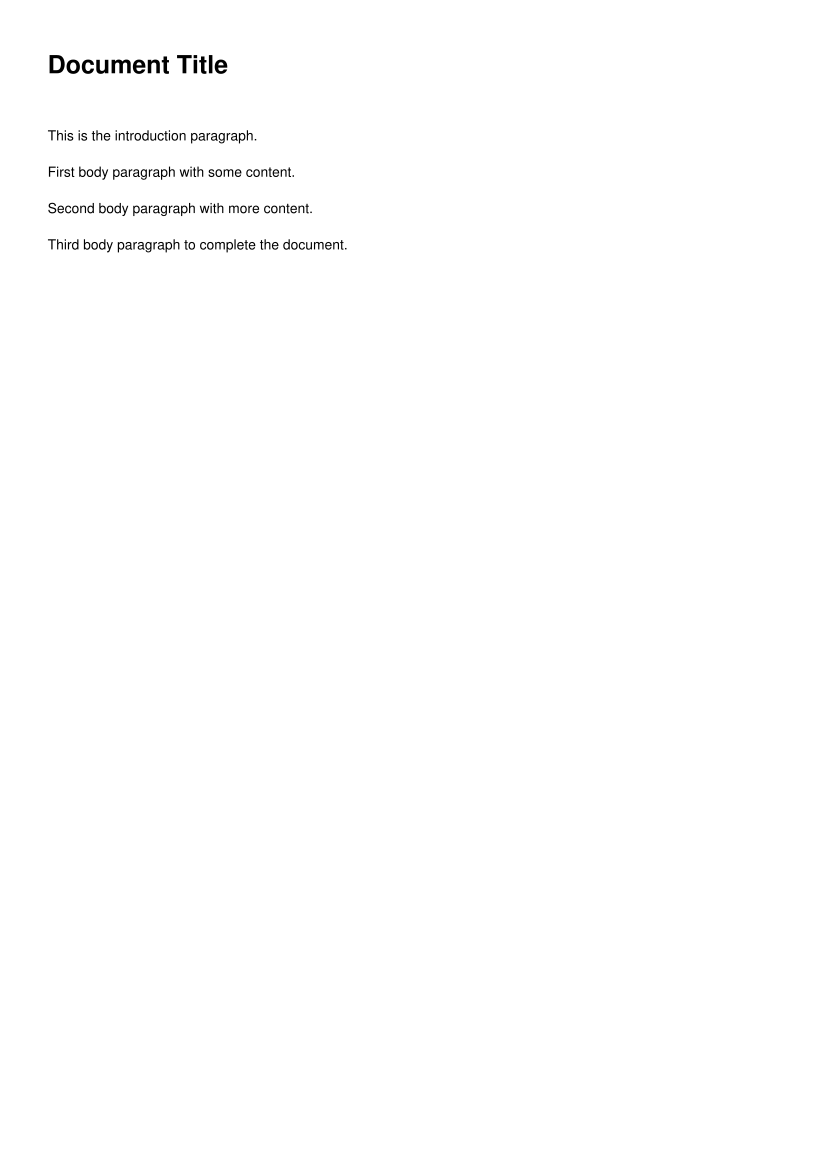

This figure's Python source:
# Copyright 2025 Softwell S.r.l. - Licensed under Apache License 2.0
# See LICENSE file for details
"""Example: Multiple paragraphs with different styles.

This example shows how to create a document with multiple paragraphs
and spacers for layout control.
"""

from pathlib import Path

from genro_print.print_app import PrintApp

HERE = Path(__file__).parent


class MultiParagraph(PrintApp):
    """Document with multiple paragraphs."""

    def recipe(self, root):
        root.document(width=210.0, height=297.0)

        # Title
        root.paragraph(content="Document Title", style="Heading1")
        root.spacer(height=10.0)

        # Introduction
        root.paragraph(content="This is the introduction paragraph.")
        root.spacer(height=5.0)

        # Body paragraphs
        root.paragraph(content="First body paragraph with some content.")
        root.spacer(height=5.0)
        root.paragraph(content="Second body paragraph with more content.")
        root.spacer(height=5.0)
        root.paragraph(content="Third body paragraph to complete the document.")


if __name__ == "__main__":
    report = MultiParagraph()
    output = HERE / "multi_paragraph.pdf"
    report.save(str(output))
    print(f"PDF saved to {output}")
